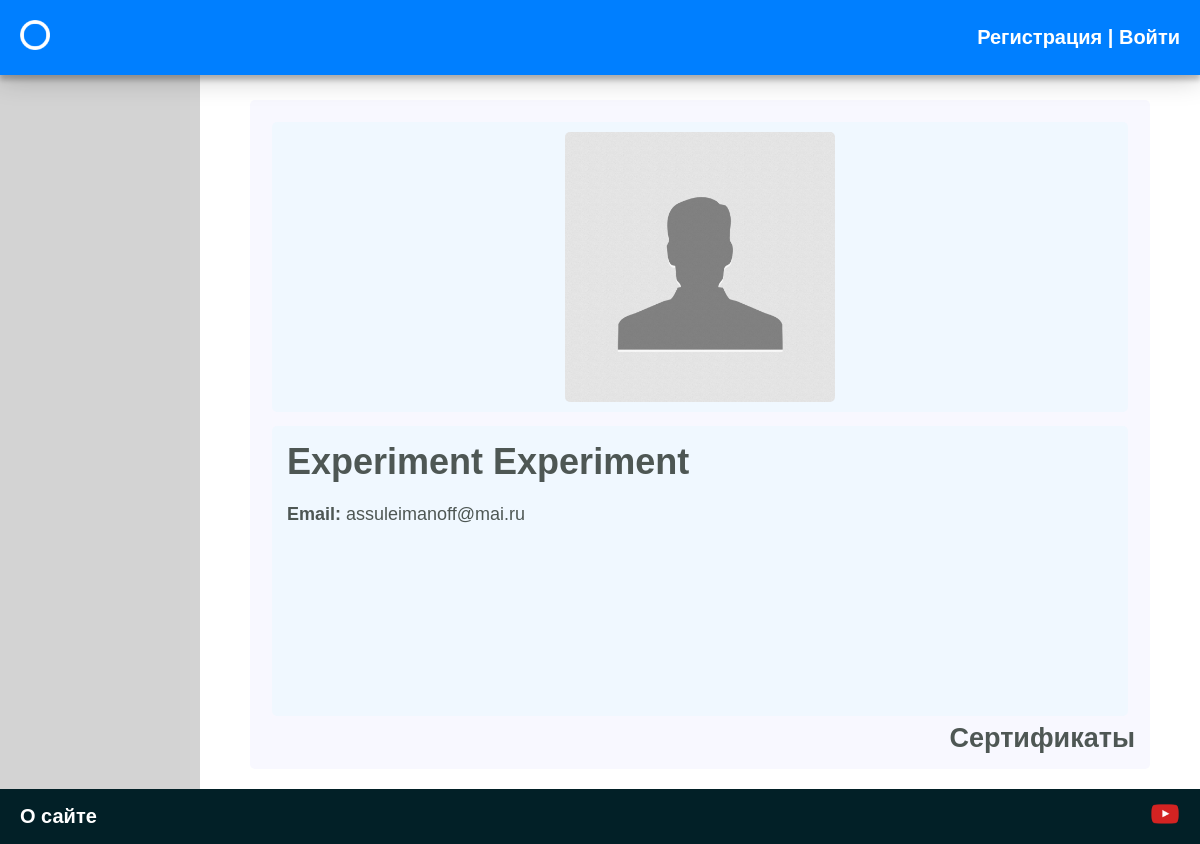
/profile/exp, run on the app's committed database.
### myres/models.py (models this page shows, shortened)
class Myres(models.Model):
    user = models.OneToOneField(User, null=True, on_delete= models.CASCADE, related_name='profile')
    name = models.TextField(max_length=254, null=True)
    surname = models.TextField(max_length=254, null=True)
    about_me = models.TextField(blank = True)
    birthday = models.DateField(auto_now=False, auto_now_add=False, null=True, blank = True)
    mobile_number = PhoneNumberField(null = True, blank = True)
    email = models.EmailField(max_length=254, null=True)
    hobby = models.TextField(blank = True)
    education = models.TextField(blank = True)
    working_experience = models.TextField(blank = True)
    skills = models.TextField(blank = True)
    photo = models.ImageField(upload_to='photos/%Y/%m/%d/', blank = True)
    slug = models.SlugField(null = True, max_length=255, unique=True, db_index=True)
    time_create = models.DateTimeField(auto_now_add=True, verbose_name="Время создания",  null=True)

### myres/views.py (the view)
# urls.py: path('profile/<slug:user_slug>', UserProfile.as_view(), name = 'profile'),
class UserProfile(ListView):
    model = Myres
    template_name = 'myres/profile.html'
    def get_context_data(self, *, object_list=None, **kwargs):
        user_slug = self.kwargs.get('user_slug')
        context = super().get_context_data(**kwargs)
        posts = Myres.objects.get(slug = user_slug)
        context['p'] = posts
        context['title'] = f'{posts.name} {posts.surname}'
        return context

### myres/templates/myres/profile.html (shortened to what this page needs)
{% extends 'myres/base.html' %}
{% block title %}
<div class="container profile">
    <div class="row">
    <div class = "col-lg-4" style="padding:7px;">
    <div class="user-portfolio-info">
        <img class="pro_photo" src="{{ p.photo.url }}"/>
    </div>
</div>
        <div class = "col-lg-4" style="padding:7px;">
    <div class="user-portfolio-info contacts">
        <h1>{{ p.name }} {{ p.surname }}</h1><br>
        {% if p.email %}
        <p style="margin-bottom: 15px;"><b>Email:</b> {{ p.email }}</p>
        {% endif %}
    </div>
</div>
    </div>
    <div style ='text-align: right;'>
    <a href="/certificates/{{ p.user_id }}" class = cert-ref><h2>Сертификаты</h2></a>
        </div>
</div>
{% endblock %}

### myres/static/myres/css/styles.css (style rules this page uses)
* { margin:0; padding:0; box-sizing: border-box; }
html { height: 100%; }
body { height: 100%; background: #E5E4E2; }
a { text-decoration: none; }
.user-portfolio-info { display: flex; justify-content: center; padding: 10px; background: #F0F8FF; text-decoration: none; border-radius: 5px; }
.profile { display: grid; background:#F8F8FF; border-radius: 5px; padding: 15px; color: #4E5754; }
.contacts { display: flex; flex-direction: column; justify-content: left; word-wrap: break-word; min-height: 290px; padding: 15px; text-align:justify; }
.pro_photo { border-radius:5px; object-fit:cover; width:270px; height:270px; }
@media screen and (max-width: 1200px) { .pro_photo { width:100%; max-width: 270px; } }
.cert-ref { color: #4E5754; text-align: right; }

### data on the page
Myres: photo (placeholder picture), name "Experiment", surname "Experiment", email "assuleimanoff@mai.ru"
